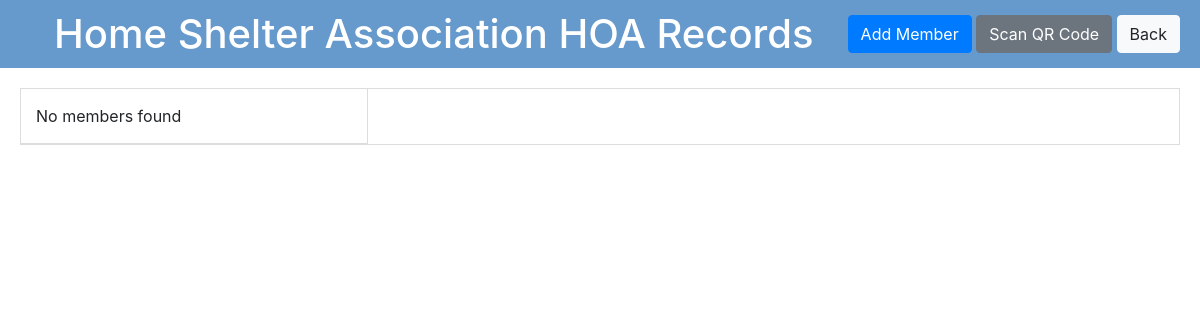
/hoarecords.php?hoa=Home Shelter Association, run on an earlier commit of the app's database.
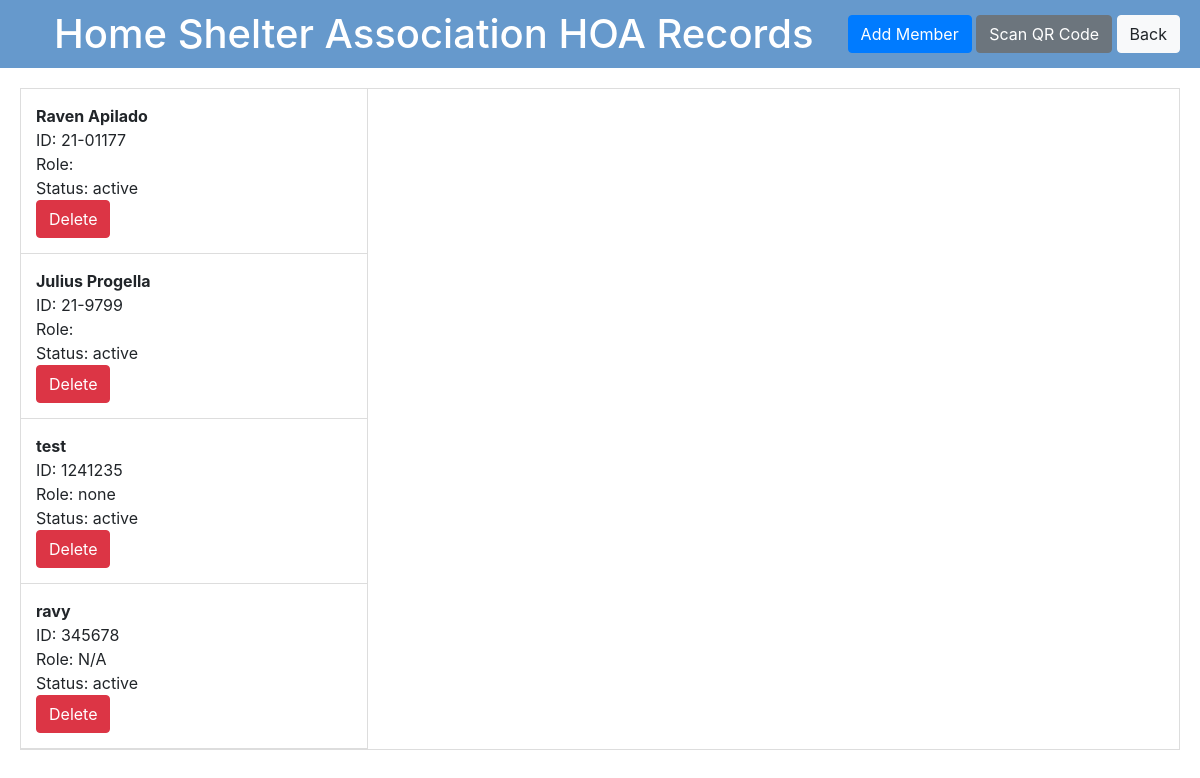
And on a later commit of the database.
### tables this page shows
CREATE TABLE `member` (
  `id` int(11) NOT NULL,
  `lot_no` varchar(255) NOT NULL,
  `hoa` varchar(255) NOT NULL,
  `name` varchar(255) NOT NULL,
  `member_id` varchar(255) NOT NULL,
  `address` text NOT NULL,
  `phone_number` varchar(20) DEFAULT NULL,
  `email` varchar(255) DEFAULT NULL,
  `membership_date` date DEFAULT NULL,
  `status` enum('active','inactive') DEFAULT 'active',
  `role` varchar(50) DEFAULT NULL,
  `notes` text DEFAULT NULL
);

### hoarecords.php (the view, shortened to what this page needs)
<!DOCTYPE html>
<html lang="en">
<head>
    <link rel="stylesheet" href="recordstyle.css">
    <link rel="stylesheet" href="https://stackpath.bootstrapcdn.com/bootstrap/4.5.2/css/bootstrap.min.css">
</head>
<body>
    <div class="menu-bar">
        <h1>
            <?php
            include 'dbconnection.php';
            $hoa_name = isset($_GET['hoa']) ? urldecode($_GET['hoa']) : '';
            if ($hoa_name) {
                echo htmlspecialchars($hoa_name) . " HOA Records";
            } else {
                echo "HOA Records";
            }
            ?>
        </h1>
        <div class="menu-actions">
            <button class="btn btn-primary" data-toggle="modal" data-target="#addRecordModal">Add Member</button>
            <button class="btn btn-secondary">Scan QR Code</button>
            <a href="records.php" class="btn btn-light">Back</a>
        </div>
    </div>
    <div class="records-container">
        <div class="records-list">
            <ul>
                <?php
                function getMembers($conn, $hoa) {
                    $stmt = $conn->prepare("SELECT id, name, member_id, address, phone_number, email, membership_date, status, role, notes FROM member WHERE hoa = ?");
                    $stmt->bind_param("s", $hoa);
                    $stmt->execute();
                    $result = $stmt->get_result();
                    if ($result->num_rows > 0) {
                        while ($row = $result->fetch_assoc()) {
                            echo '<li onclick="showDetails(' . htmlspecialchars($row["id"]) . ')">';
                            echo '<strong>' . htmlspecialchars($row["name"]) . '</strong><br>';
                            echo 'ID: ' . htmlspecialchars($row["member_id"]) . '<br>';
                            echo 'Role: ' . htmlspecialchars($row["role"]) . '<br>';
                            echo 'Status: ' . htmlspecialchars($row["status"]) . '<br>';
                            echo '<form action="delete_record.php" method="POST" style="display:inline-block;">';
                            echo '<button type="submit" class="btn btn-danger" onclick="return confirm(\'Are you sure you want to delete this record?\')">Delete</button>';
                            echo '</form>';
                            echo '</li>';
                        }
                    } else {
                        echo "<li>No members found</li>";
                    }
                }
                getMembers($conn, $hoa_name);
                ?>
            </ul>
        </div>
        <div id="recordDetails" class="record-details">
        </div>
    </div>
</body>
</html>

### recordstyle.css (style rules this page uses)
body { font-family: Arial, sans-serif; margin: 0; padding: 0; background-color: #f5f5f5; }
.menu-bar { display: flex; justify-content: space-between; align-items: center; background-color: #6699cc; padding: 10px 20px; }
.menu-bar h1 { color: #fff; margin: 0; }
.records-container { display: flex; margin: 20px; border: 1px solid #ddd; background-color: #fff; }
.records-list { width: 30%; border-right: 1px solid #ddd; }
.records-list ul { list-style-type: none; padding: 0; margin: 0; }
.records-list li { padding: 15px; border-bottom: 1px solid #ddd; cursor: pointer; transition: background-color 0.3s ease; }
.record-details { width: 70%; padding: 20px; }

What changed in the data, as far as the page shows it:
added member: name "Raven Apilado", member "21-01177", status "active"
added member: name "Julius Progella", member "21-9799", status "active"
added member: name "test", member "1241235", role "none", status "active"
added member: name "ravy", member "345678", role "N/A", status "active"
Also different on the page:
text no longer shown: "No members found"
